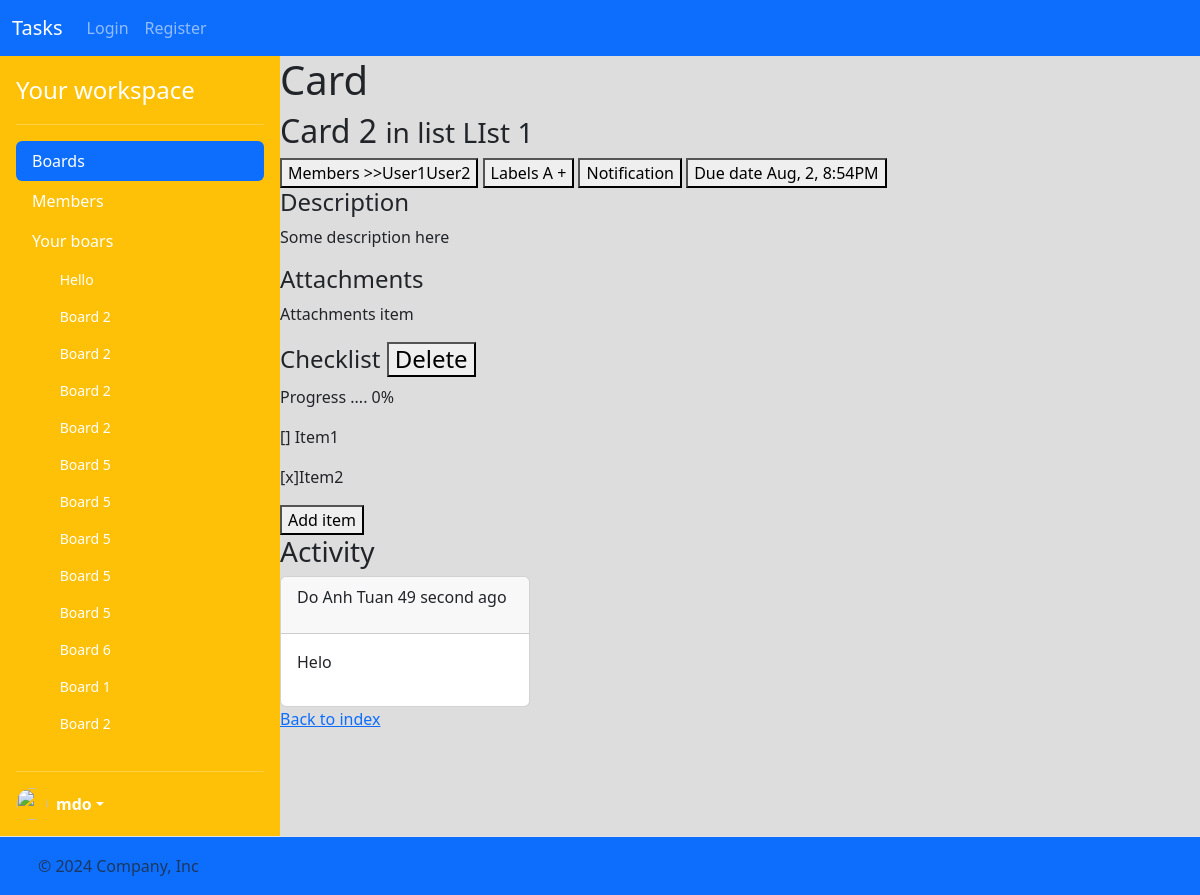
/cards/31, run on the app's committed database.
### task/models.py (models this page shows)
class Board(models.Model):
    name = models.CharField(max_length=256)
    description = models.CharField(max_length=256)
    members = models.ManyToManyField(User, related_name="boards")
    created_at = models.DateTimeField(auto_now_add=True)

class Card(models.Model):
    list = models.ForeignKey("List", on_delete=models.CASCADE, related_name="cards")
    labels = models.ManyToManyField("Label", related_name="cards")
    attachments = models.ManyToManyField("Attachment", related_name="cards")
    description = models.CharField(max_length=256)
    due_date = models.DateTimeField(null=True, blank=True)
    position = models.DecimalField(max_digits=10, decimal_places=2)
    created_at = models.DateTimeField(auto_now_add=True)

class List(models.Model):
    board = models.ForeignKey("Board", on_delete=models.CASCADE, related_name="lists")
    name = models.CharField(max_length=256)
    position = models.DecimalField(max_digits=10, decimal_places=2)
    created_at = models.DateTimeField(auto_now_add=True)

### task/views.py (the view)
# urls.py: path("cards/<int:card_id>", views.card, name="card"),
@csrf_exempt
def card(request, card_id):
    card = Card.objects.filter(id=card_id).first()
    if card is None:
        return JsonResponse({"messag": "Card does not exist!"}, status=400)
    return render(
        request, "task/card.html", {"card": card, "boards": Board.objects.all()}
    )

### task/templates/task/card.html (shortened to what this page needs)
{% extends "task/layout.html" %}
{% block main %}
<h1>Card</h1>
<h2>{{ card.description }} <small>in list <span class="text-grey">{{ card.list.name }}</span></small></h2>
<div>
    <button>Members >><span>User1</span><span>User2</span></button>
    <button>Labels A +</button>
    <button>Notification</button>
    <button>Due date Aug, 2, 8:54PM</button>
</div>
<h4>Description</h4>
<p>Some description here</p>
<h4>Attachments</h4>
<div>
    <p>Attachments item</p>
</div>
<h4>Checklist <button>Delete</button></h4>
<p>Progress .... 0%</p>
<p>[] Item1</p>
<p>[x]Item2</p>
<button>Add item</button>
<h3>Activity</h3>
<div class="card" style="max-width: 250px;">
    <div class="card-header">
        <p>Do Anh Tuan <span>49 second ago</spam></p>
    </div>
    <div class="card-body">
        <p>Helo</p>
    </div>
</div>
<div>
    <a href={% url 'index' %}>Back to index</a>
</div>
</div>
{% endblock %}

### task/templates/task/layout.html (shortened to what this page needs)
<!DOCTYPE html>
{% load static %}
<html lang="en">
    <head>
        <link href="https://cdn.jsdelivr.net/npm/bootstrap@5.3.3/dist/css/bootstrap.min.css" rel="stylesheet">
        <link href="{% static 'styles.css' %}" rel="stylesheet">
    </head>
    <body>
        <header>
            <nav class="navbar navbar-expand-lg bg-primary"  data-bs-theme="dark">
                <div class="container-fluid">
                  <a class="navbar-brand" href="{% url 'index' %}">Tasks</a>
                  <div class="collapse navbar-collapse" id="navbarSupportedContent">
                    <ul class="navbar-nav me-auto mb-2 mb-lg-0">
                        {% if user.is_authenticated %}
                      <li class="nav-item">
                        <a class="nav-link active" aria-current="page" href="{% url 'index' %}">Home</a>
                      </li>
                      <li class="nav-item">
                        <a class="nav-link" href="{% url 'create_board' %}">Create</a>
                      </li>
                      <li class="nav-item dropdown">
                        <a class="nav-link dropdown-toggle" href="#" role="button" data-bs-toggle="dropdown" aria-expanded="false">
                          {{ user.username }}
                        </a>
                        <ul class="dropdown-menu">
                          <li><a class="dropdown-item" href="{% url 'profile' %}">Profile</a></li>
                          <li><a class="dropdown-item" href="{% url 'logout' %}">Logout</a></li>
                          {% comment %} <li><a class="dropdown-item" href="#">Another action</a></li>
                          <li><hr class="dropdown-divider"></li>
                          <li><a class="dropdown-item" href="#">Something else here</a></li> {% endcomment %}
                        </ul>
                      </li>
                      {% comment %} <li class="nav-item">
                        <a class="nav-link disabled" aria-disabled="true">Disabled</a>
                      </li> {% endcomment %}
                    </ul>
                    <form class="d-flex" role="search">
                      <input class="form-control me-2" type="search" placeholder="Search" aria-label="Search">
                      <button class="btn btn-outline-success" type="submit">Search</button>
                    </form>
                    {% else %}
                      <li class="nav-item">
                        <a class="nav-link" href="{% url 'create_board' %}">Login</a>
                      </li>
                      <li class="nav-item">
                        <a class="nav-link" href="{% url 'create_board' %}">Register</a>
                      </li>
                      {% endif %}
                  </div>
                </div>
              </nav>
        </header>
        <main>
            <div class="d-flex flex-nowrap">
                <div class="d-flex flex-column flex-shrink-0 p-3 text-white bg-warning" style="width: 280px;">
                    <a href="/" class="d-flex align-items-center mb-3 mb-md-0 me-md-auto text-white text-decoration-none">
                      <span class="fs-4">Your workspace</span>
                    </a>
                    <hr>
                    <ul class="nav nav-pills flex-column mb-auto">
                      <li class="nav-item">
                        <a href="#" class="nav-link active" aria-current="page">
                          Boards
                        </a>
                      </li>
                      <li>
                        <a href="#" class="nav-link text-white">
                          Members
                        </a>
                      </li>
                      <li class="mb-1">
                        <button  class="nav-link text-white collapsed" data-bs-toggle="collapse" data-bs-target="#home-collapse" aria-expanded="true">
                            Your boars
                            </button>
                            <div class="collapse show" id="home-collapse">
                            <ul class="btn-toggle-nav list-unstyled fw-normal pb-1 small" style="max-height: 490px;
    overflow-y: auto;">
                                {% for board in boards %}
                                <li>
                                    <a href="{% url 'board' board.id %}" class="nav-link text-white">
                                      <svg class="bi me-2" width="16" height="16"><use xlink:href="#speedometer2"></use></svg>
                                      {{ board.name }}
                                    </a>
                                  </li>
                                  {% endfor %}
                            </ul>
                            </div>
                      </li>
                    </ul>
                    <hr>
                    <div class="dropdown">
                      <a href="#" class="d-flex align-items-center text-white text-decoration-none dropdown-toggle" id="dropdownUser1" data-bs-toggle="dropdown" aria-expanded="false">
                        <img src="https://github.com/mdo.png" alt="" width="32" height="32" class="rounded-circle me-2">
                        <strong>mdo</strong>
                      </a>
                    </div>
                </div>
                <div style="flex: 1; background: #DDD; overflow-x: hidden">
                    {% block main %}{% endblock %}
                </div>
        </main>
        <footer class="d-flex flex-wrap justify-content-between align-items-center py-3 border-top bg-primary">
            <div class="col-md-4 d-flex align-items-center">
              <a href="/" class="mb-3 me-2 mb-md-0 text-body-secondary text-decoration-none lh-1">
                <svg class="bi" width="30" height="24"><use xlink:href="#bootstrap"></use></svg>
              </a>
              <span class="mb-3 mb-md-0 text-body-secondary">© 2024 Company, Inc</span>
            </div>
            <ul class="nav col-md-4 justify-content-end list-unstyled d-flex">
              <li class="ms-3"><a class="text-body-secondary" href="#"><svg class="bi" width="24" height="24"><use xlink:href="#twitter"></use></svg></a></li>
              <li class="ms-3"><a class="text-body-secondary" href="#"><svg class="bi" width="24" height="24"><use xlink:href="#instagram"></use></svg></a></li>
              <li class="ms-3"><a class="text-body-secondary" href="#"><svg class="bi" width="24" height="24"><use xlink:href="#facebook"></use></svg></a></li>
            </ul>
          </footer>
    </body>
</html>

### data on the page
Board: name "Hello"
Board: name "Board 2"
Board: name "Board 2"
Board: name "Board 2"
Board: name "Board 2"
Board: name "Board 5"
Board: name "Board 5"
Board: name "Board 5"
Board: name "Board 5"
Board: name "Board 5"
Board: name "Board 6"
Board: name "Board 1"
Board: name "Board 2"
Card: description "Card 2", list.name "LIst 1"
